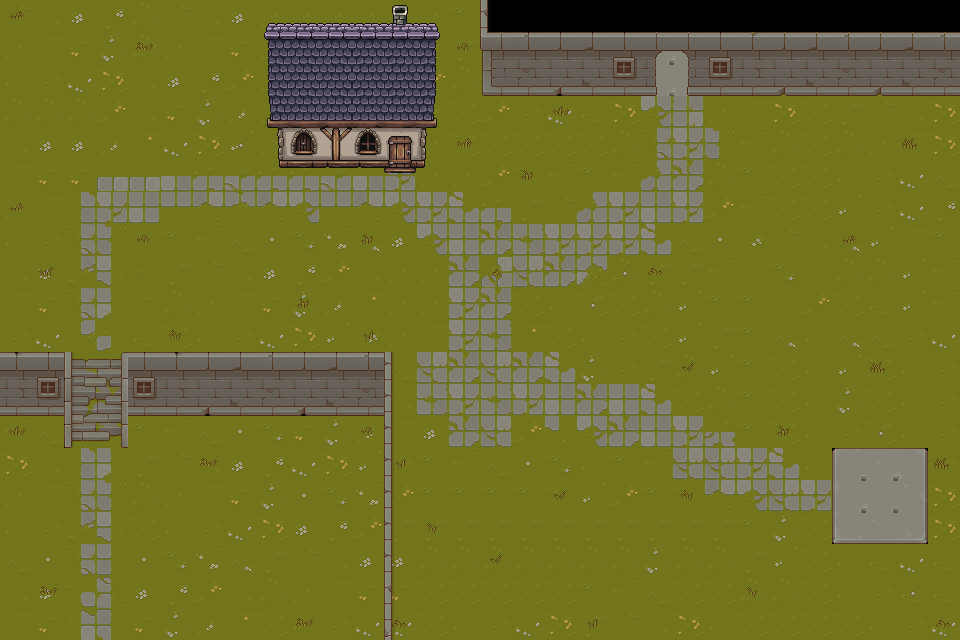

The image is a tile-based game level rendered from a .tmx file. Its description and source (layers, tilesets, objects; grid data summarised) follow:
An orthogonal 30x20 tile map with 32x32 px tiles, 4 tile layers (Maailman pohja, Ruoho, Muurit/Kiviseinät, Talo), 3 hidden layers not drawn, 10 tilesets.

<map version="1.10" tiledversion="1.10.2" orientation="orthogonal" renderorder="right-down" width="30" height="20" tilewidth="32" tileheight="32" infinite="0" nextlayerid="11" nextobjectid="1">
 <tileset firstgid="1" source="../Game sprites/World Sprites/Pixel Art Top Down - Basic/Texture/TX Tileset Grass.tsx" />
 <tileset firstgid="65" source="../Game sprites/World Sprites/Pixel Art Top Down - Basic/Texture/TX Props.tsx" />
 <tileset firstgid="321" source="../Game sprites/World Sprites/Pixel Art Top Down - Basic/Texture/TX Plant.tsx" />
 <tileset firstgid="577" source="../Game sprites/World Sprites/Pixel Art Top Down - Basic/Texture/TX Struct.tsx" />
 <tileset firstgid="833" source="../Game sprites/World Sprites/Pixel Art Top Down - Basic/Texture/TX Shadow Plant.tsx" />
 <tileset firstgid="1089" source="../Game sprites/World Sprites/Pixel Art Top Down - Basic/Texture/TX Tileset Wall.tsx" />
 <tileset firstgid="1345" source="../Game sprites/World Sprites/Houses_Pack/houses.tsx" />
 <tileset firstgid="2369" source="../Game sprites/World Sprites/Pixel Art Top Down - Basic/Texture/TX Tileset Stone Ground.tsx" />
 <tileset firstgid="2433" source="../Game sprites/World Sprites/Pixel Art Top Down - Basic/Texture/TX Shadow.tsx" />
 <tileset firstgid="2689" source="../Game sprites/Character sprites/Enemy sprites/Slimes/Slime attack sprites.tsx" />
 <layer id="1" name="Maailman pohja" width="30" height="20">
  <data>[600 cells, 544 non-empty, 76 distinct tile ids]</data>
 </layer>
 <layer id="6" name="Ruoho" width="30" height="20">
  <data>[600 cells, 40 non-empty, 15 distinct tile ids]</data>
 </layer>
 <layer id="4" name="Varjot" width="30" height="20" visible="0">
  <data>[600 cells, 99 non-empty, 62 distinct tile ids]</data>
 </layer>
 <objectgroup id="2" name="Object Layer 1" visible="0" />
 <layer id="5" name="Muurit/Kiviseinät" width="30" height="20">
  <data>[600 cells, 63 non-empty, 22 distinct tile ids]</data>
 </layer>
 <layer id="7" name="Alempi ulkoiset objektit" width="30" height="20" visible="0">
  <data>[600 cells, 5 non-empty, 5 distinct tile ids]</data>
 </layer>
 <layer id="3" name="Ulkoiset objektit" width="30" height="20" visible="0">
  <data>[600 cells, 168 non-empty, 126 distinct tile ids]</data>
 </layer>
 <layer id="10" name="Talo" width="30" height="20">
  <data>[600 cells, 36 non-empty, 35 distinct tile ids]</data>
 </layer>
</map>
